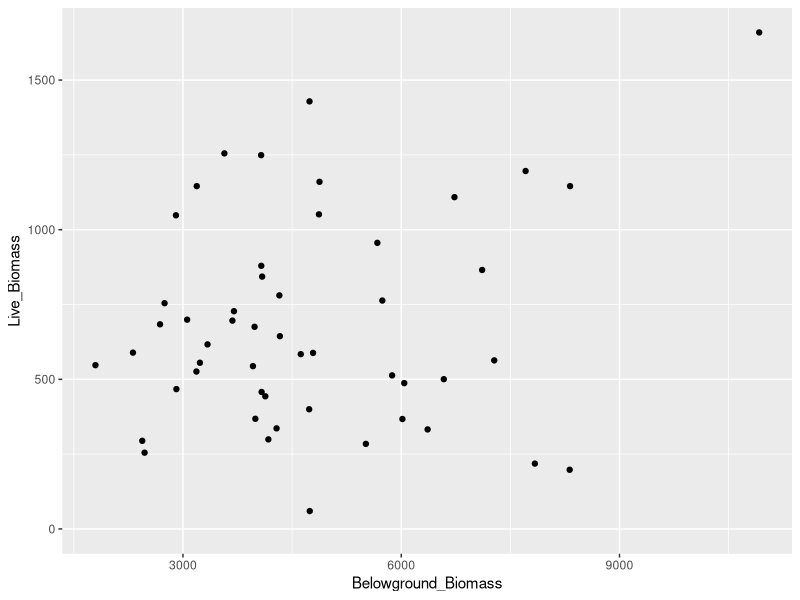
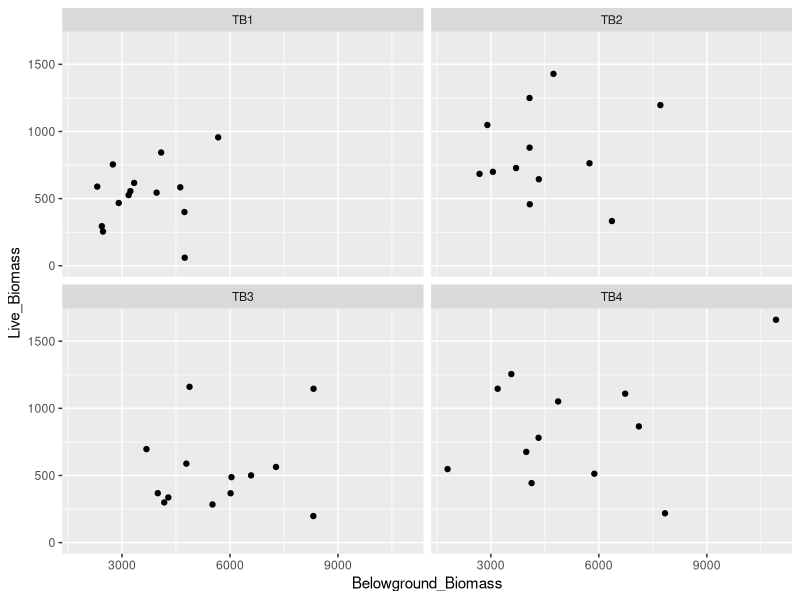
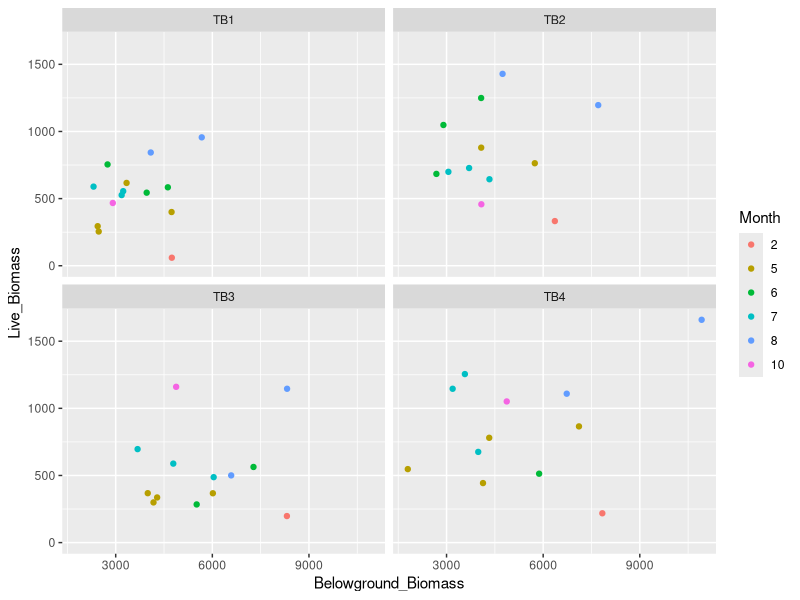
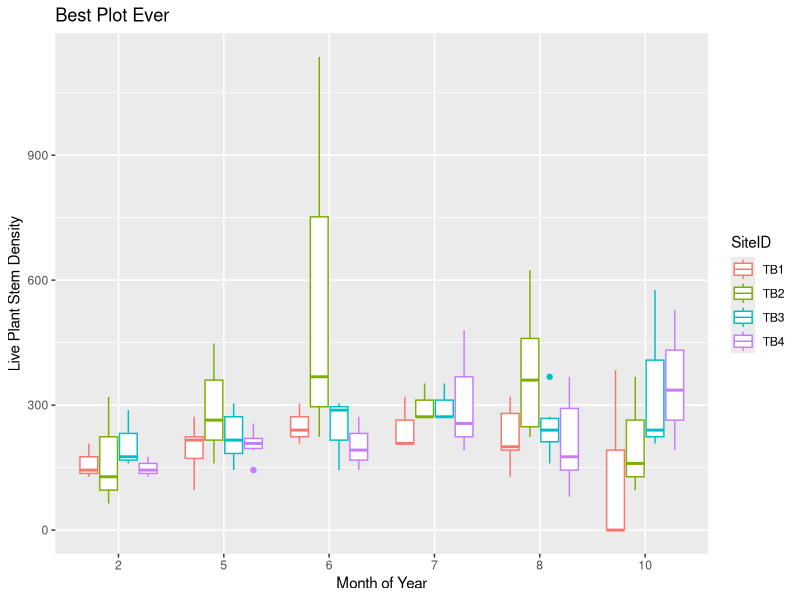
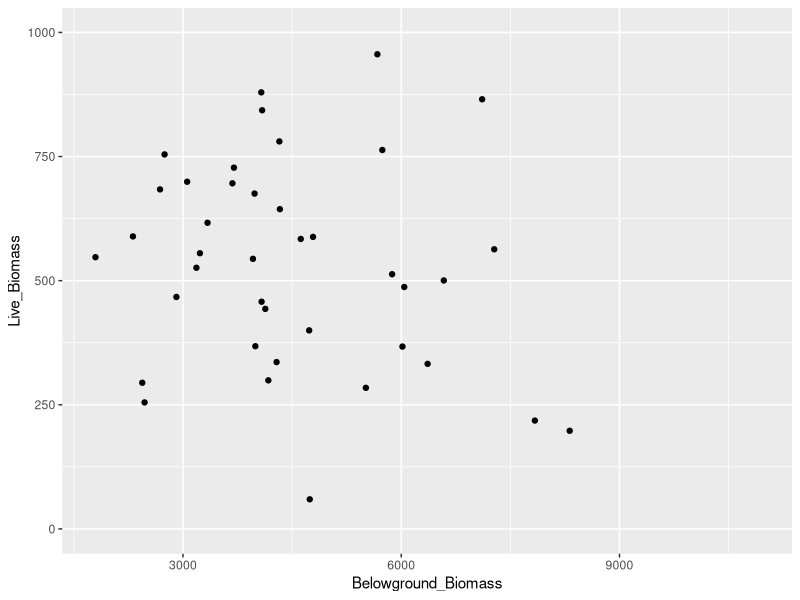
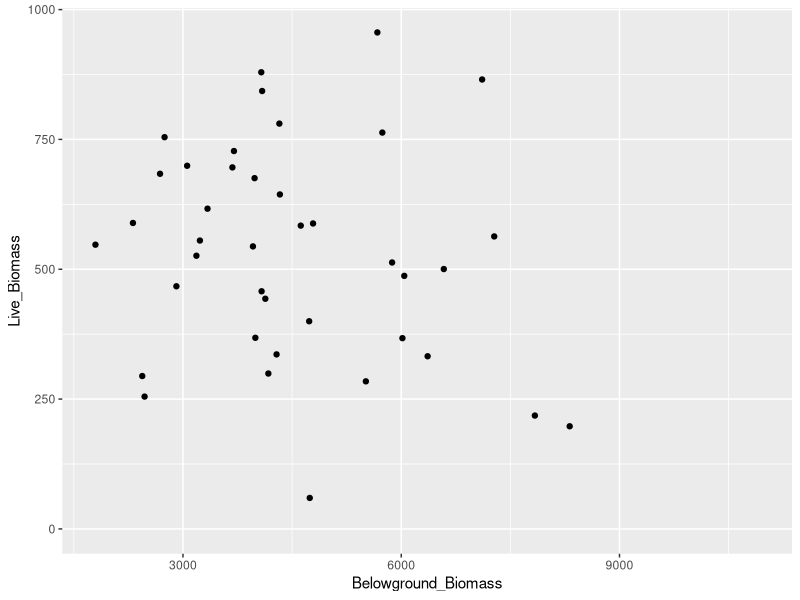

The R source for these figures, in order:
## ---- chunk 1
# This is a code chunk. It lets you write R code within a Notebook. Commented lines like this one are not run in the code.

# This installs the tidyverse package
# install.packages("tidyverse")

# This loads the package into your workspace so that you can us it
library(tidyverse)
## ---- chunk 2
# You will use the read_csv function. Let's learn more about it:
help(read_csv)

# Now import your data
plants <- read_csv("TB_plant_data.csv")

# Open the imported data to take a look at it
View(plants)
## ---- chunk 3
plants$Total_Biomass <- plants$Live_Biomass + plants$Dead_Biomass
## ---- chunk 4
plants %>% 
  group_by(SiteID) %>% 
  summarize(MeanLiveDensity=mean(Live_Density), MeanDeadDensity = mean(Dead_Density))
## ---- chunk 5
# From "R for Data Science":
# "To make a graph, replace the bracketed sections in the code below with a dataset, a geom function, or a collection of mappings.""

# ggplot(data = <DATA>) + 
#  <GEOM_FUNCTION>(mapping = aes(<MAPPINGS>))

ggplot(data = plants) +
 geom_point(mapping = aes(x = Belowground_Biomass, y = Live_Biomass))

# Now let's break this down by site
ggplot(data = plants) +
 geom_point(mapping = aes(x = Belowground_Biomass, y = Live_Biomass)) +
 facet_wrap(~SiteID, nrow = 2)

# We can also use color to help us visualize patterns
plants$Month <- factor(plants$Month)
ggplot(data = plants) +
 geom_point(mapping = aes(x = Belowground_Biomass, y = Live_Biomass, color = Month)) +
 facet_wrap(~SiteID, nrow = 2)

# Many types of graphs are possible by changes the geom
ggplot(data = plants) +
 geom_boxplot(mapping = aes(x = Month, y = Live_Density, color = SiteID)) +
  labs(x = "Month of Year", y = "Live Plant Stem Density", title = "Best Plot Ever")
## ---- chunk 6
# One can do this within ggplot by changing the axis limits
ggplot(data = plants) +
 geom_point(mapping = aes(x = Belowground_Biomass, y = Live_Biomass)) +
 ylim(0,1000)
## ---- chunk 7
plants$Live_Biomass[plants$Live_Biomass > 1000] <- NA

# Now generate the original plot without setting limits
ggplot(data = plants) +
 geom_point(mapping = aes(x = Belowground_Biomass, y = Live_Biomass))
## ---- chunk 8
plants <- read_csv("TB_plant_data.csv")
